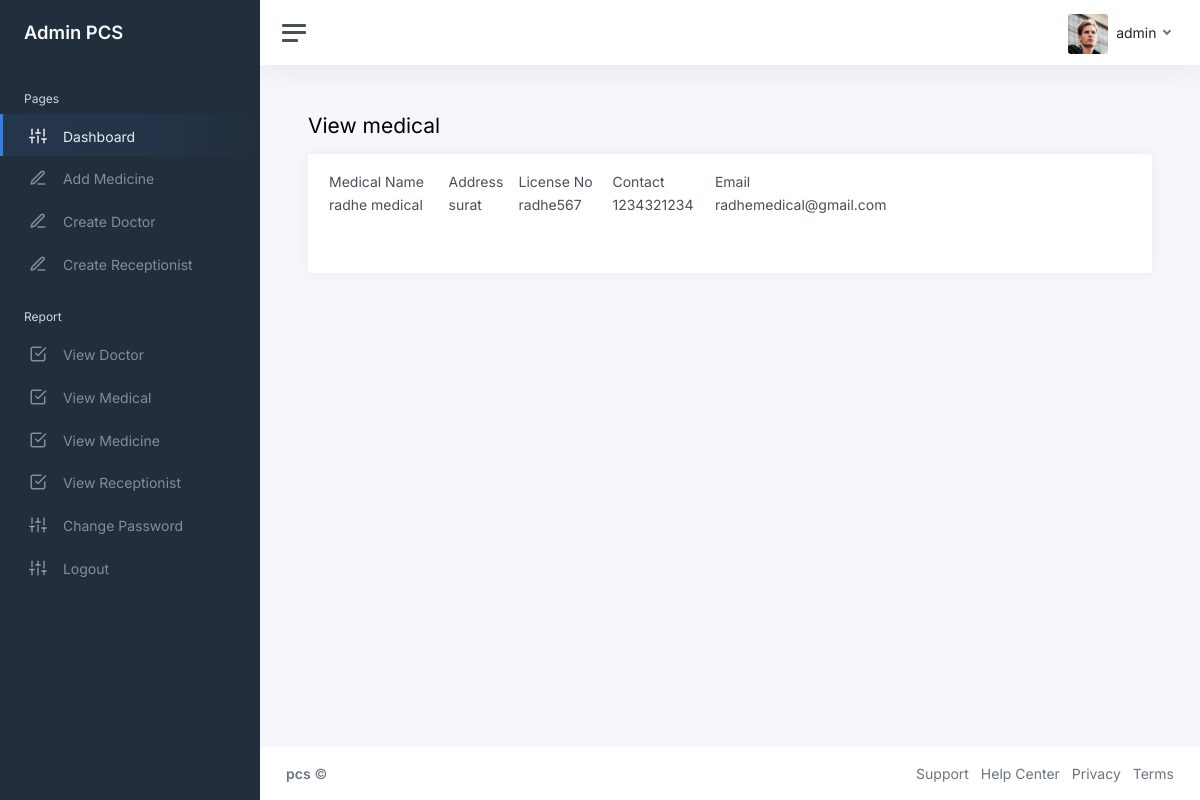
/admin/viewmedical.php (signed in), run on the app's committed database.
### tables this page shows
CREATE TABLE IF NOT EXISTS `medical` (
  `medical_id` int NOT NULL AUTO_INCREMENT,
  `medical_name` varchar(20) NOT NULL,
  `address` varchar(100) NOT NULL,
  `license_no` varchar(15) NOT NULL,
  `contact` int NOT NULL,
  `email` varchar(50) NOT NULL,
  `password` varchar(20) NOT NULL,
  PRIMARY KEY (`medical_id`)
);

### admin/viewmedical.php (the view, shortened to what this page needs)
<!DOCTYPE html>
<html lang="en">
<head>
	<link href="css/app.css" rel="stylesheet">
</head>
<body>
	<div class="wrapper">
		<?php
		 include "sidebar.php";
		?>
		<div class="main">
		<?php
		include "nav.php";
		?>
			<main class="content">
				<div class="container-fluid p-0">
					<h1 class="h3 mb-3">View medical</h1>
					<div class="row">
						<div class="col-12">
							<div class="card">
								<div class="card-header">
                                <?php
                                       include "connect.php";
                                       $q="select * from medical";
                                       $res=mysqli_query($cn,$q) or die(mysqli_error($cn));
                                       echo "<table width=600>";
                                       echo "<tr><td>Medical Name</td><td>Address</td><td>License No</td><td>Contact</td><td>Email</td></tr>";
                                       while($info=mysqli_fetch_array($res))
                                       {
                                           echo "<tr>";
                                           echo "<td>";
                                        echo $info['medical_name'];
                                           echo "</td>";
                                           echo "<td>";
                                           echo $info['address'];
                                           echo "</td>";
                                           echo "<td>";
                                           echo $info['license_no'];
                                              echo "</td>";
                                              echo "<td>";
                                              echo $info['contact'];
                                                 echo "</td>";
                                                 echo "<td>";
                                                 echo $info['email'];
                                                    echo "</td>";
                                           echo "</tr>" ;
                                       }
                                       echo "</table>";
                                       ?>
								</div>
								<div class="card-body">
								</div>
							</div>
						</div>
					</div>
				</div>
			</main>
			<?php
			include "footer.php";
			?>
		</div>
	</div>
</body>
</html>

### data on the page
medical: medical_name "radhe medical", address "surat", license_no "radhe567", contact "1234321234", email "radhemedical@gmail.com"

### other printed values
$_SESSION['dun'] "admin"
